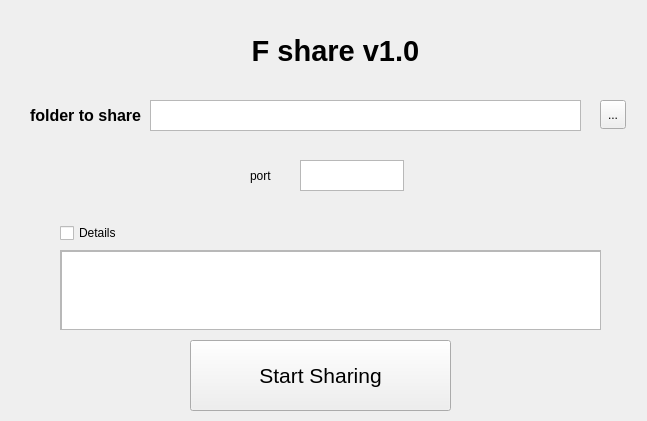
<?xml version="1.0" encoding="UTF-8"?>
<ui version="4.0">
 <class>Fshare</class>
 <widget class="QWidget" name="Fshare">
  <property name="geometry">
   <rect>
    <x>0</x>
    <y>0</y>
    <width>647</width>
    <height>421</height>
   </rect>
  </property>
  <property name="windowTitle">
   <string>Fshare</string>
  </property>
  <property name="windowIcon">
   <iconset>
    <normaloff>../lrnqt/2.png</normaloff>../lrnqt/2.png</iconset>
  </property>
  <widget class="QTextEdit" name="textEdit">
   <property name="geometry">
    <rect>
     <x>150</x>
     <y>100</y>
     <width>431</width>
     <height>31</height>
    </rect>
   </property>
  </widget>
  <widget class="QToolButton" name="toolButton">
   <property name="geometry">
    <rect>
     <x>600</x>
     <y>100</y>
     <width>26</width>
     <height>29</height>
    </rect>
   </property>
   <property name="text">
    <string>...</string>
   </property>
  </widget>
  <widget class="QLabel" name="title">
   <property name="geometry">
    <rect>
     <x>200</x>
     <y>20</y>
     <width>271</width>
     <height>61</height>
    </rect>
   </property>
   <property name="font">
    <font>
     <pointsize>22</pointsize>
     <weight>75</weight>
     <bold>true</bold>
    </font>
   </property>
   <property name="text">
    <string>F share v1.0</string>
   </property>
   <property name="alignment">
    <set>Qt::AlignCenter</set>
   </property>
  </widget>
  <widget class="QLabel" name="label">
   <property name="geometry">
    <rect>
     <x>30</x>
     <y>100</y>
     <width>141</width>
     <height>31</height>
    </rect>
   </property>
   <property name="font">
    <font>
     <pointsize>12</pointsize>
     <weight>75</weight>
     <bold>true</bold>
    </font>
   </property>
   <property name="text">
    <string>folder to share</string>
   </property>
  </widget>
  <widget class="QLabel" name="label_2">
   <property name="geometry">
    <rect>
     <x>250</x>
     <y>160</y>
     <width>31</width>
     <height>31</height>
    </rect>
   </property>
   <property name="text">
    <string>port</string>
   </property>
  </widget>
  <widget class="QTextEdit" name="textEdit_2">
   <property name="geometry">
    <rect>
     <x>300</x>
     <y>160</y>
     <width>104</width>
     <height>31</height>
    </rect>
   </property>
  </widget>
  <widget class="QPushButton" name="pushButton">
   <property name="geometry">
    <rect>
     <x>190</x>
     <y>340</y>
     <width>261</width>
     <height>71</height>
    </rect>
   </property>
   <property name="font">
    <font>
     <pointsize>16</pointsize>
    </font>
   </property>
   <property name="text">
    <string>Start Sharing</string>
   </property>
  </widget>
  <widget class="QScrollArea" name="scrollArea">
   <property name="geometry">
    <rect>
     <x>60</x>
     <y>250</y>
     <width>541</width>
     <height>80</height>
    </rect>
   </property>
   <property name="widgetResizable">
    <bool>true</bool>
   </property>
   <widget class="QWidget" name="scrollAreaWidgetContents">
    <property name="geometry">
     <rect>
      <x>0</x>
      <y>0</y>
      <width>539</width>
      <height>78</height>
     </rect>
    </property>
    <widget class="QTextEdit" name="textEdit_3">
     <property name="geometry">
      <rect>
       <x>0</x>
       <y>0</y>
       <width>541</width>
       <height>81</height>
      </rect>
     </property>
    </widget>
   </widget>
  </widget>
  <widget class="QCheckBox" name="checkBox">
   <property name="geometry">
    <rect>
     <x>60</x>
     <y>220</y>
     <width>91</width>
     <height>26</height>
    </rect>
   </property>
   <property name="text">
    <string>Details</string>
   </property>
  </widget>
 </widget>
 <resources/>
 <connections/>
</ui>
